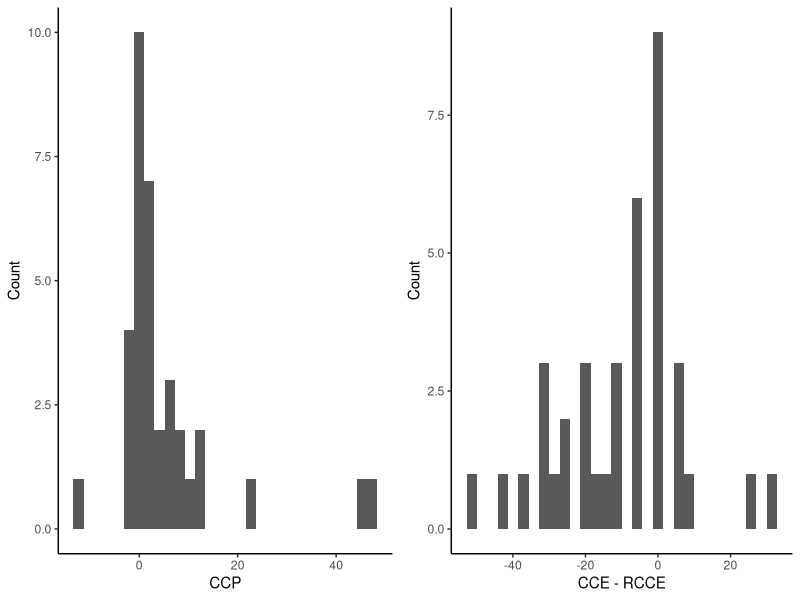
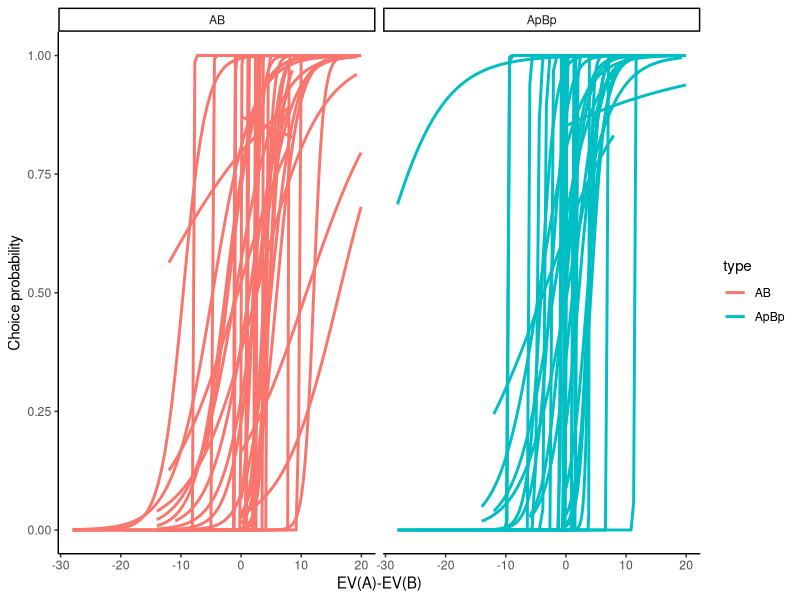
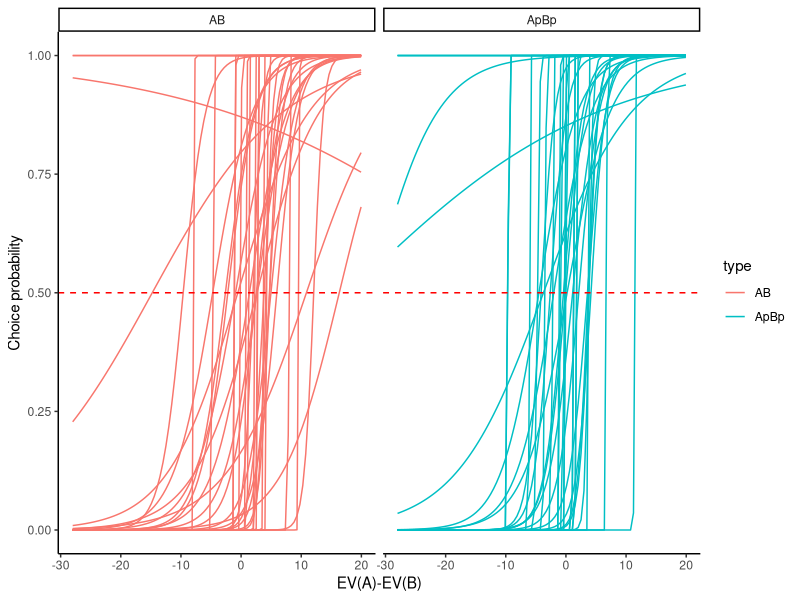
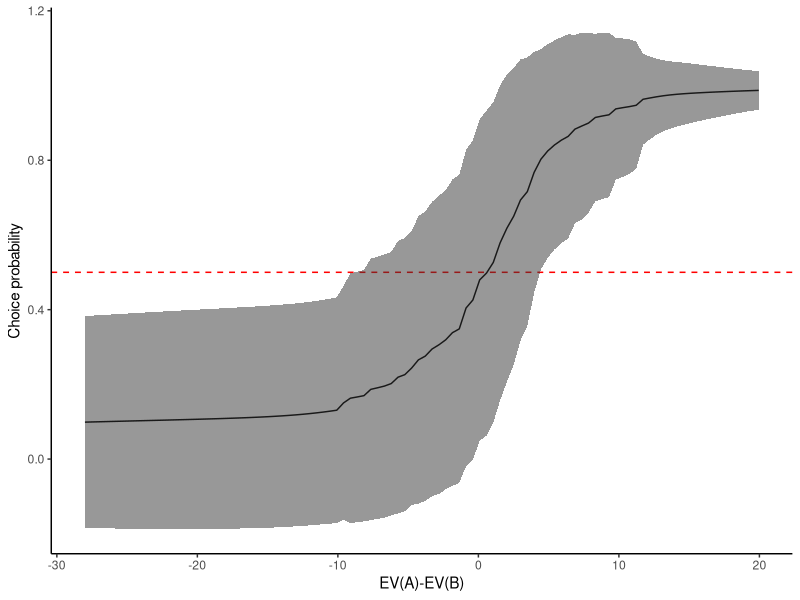
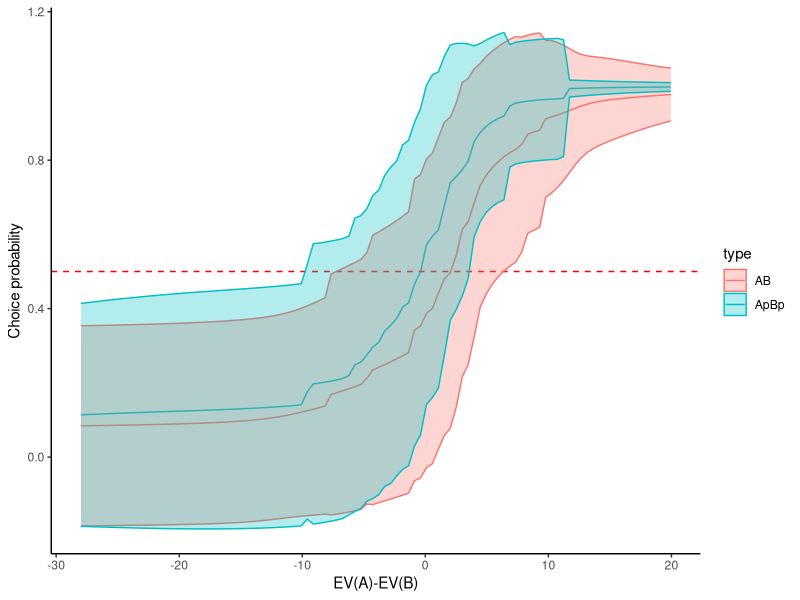
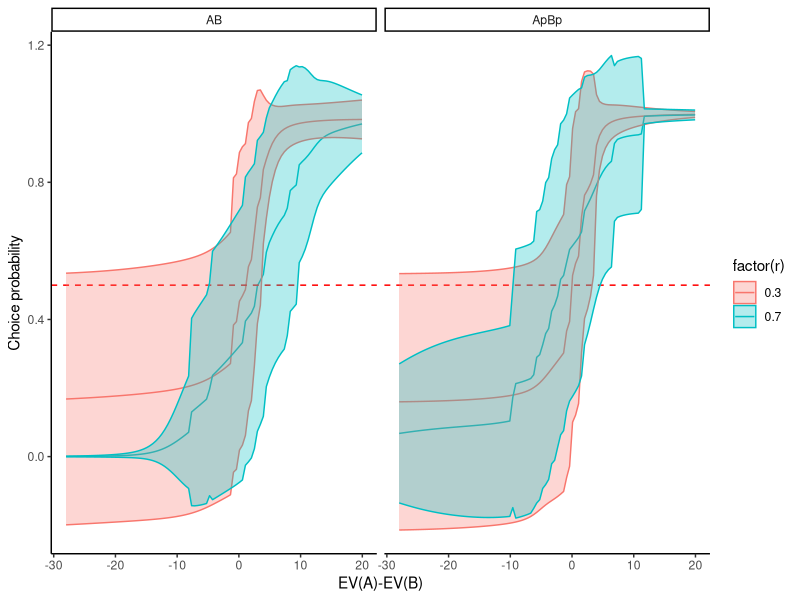

Here is the R script that generated these plots, in order:
library(stats)
library(ggplot2)
library(dplyr)
library(tidyr)
library(gridExtra)

### Fit a logit function to choices for each individual subject
logit_fit <- function(data){
  model_fit <- glm(data=data, choice_ab ~ vDiff_ab, family = "binomial")
  return(model_fit)
}

plot_logit_fit_individual <- function(data){
  fig <- ggplot(data, aes(x=vDiff_ab, y=choice_ab, group=subject, color=type)) + 
    #geom_point(aes(group=subject, color=type)) +
    stat_smooth(aes(group=subject), method="glm", se=FALSE,
                method.args = list(family=binomial)) + 
    xlab("EV(A)-EV(B)") +
    ylab("Choice probability") +
    theme_classic() + 
    facet_grid(cols=vars(type))
  ggsave("../outputs/figures/individual_choice_curves.jpg", plot=fig)
}

logit_fit_params <- function(data){
  colnames <- c("subject", "type", "p", "r", "intercept", "slope", "indifference_point")
  logit_params_df <- setNames(data.frame(matrix(ncol = length(colnames), nrow = 0)), colnames)
  for(subj in unique(data$subject)){
    for(block_type in unique(data$type)){
      subj_data <- data %>% filter(subject==subj, type==block_type)
      subj_model <- logit_fit(subj_data)
      tmp_df <- data.frame(subject=subj, type=block_type, 
                           p=subj_data$p[1],
                           r=subj_data$r[1],
                           intercept=coef(subj_model)[1],
                           slope=coef(subj_model)[2],
                           indifference_point=-coef(subj_model)[1]/coef(subj_model)[2])
      
      logit_params_df <- rbind(logit_params_df, tmp_df)
    }
  }
  return(logit_params_df)
}

logit_fit_estimates <- function(data){
  VDiff_values <- seq(min(data$vDiff_ab), max(data$vDiff_ab),len=100)
  colnames <- c("subject", "type", "p", "r", "vDiff_ab", "choice_prob")
  logit_estimates_df <- setNames(data.frame(matrix(ncol = length(colnames), nrow = 0)), colnames)
  for(subj in unique(data$subject)){
    for(block_type in unique(data$type)){
      subj_data <- data %>% filter(subject==subj, type==block_type)
      subj_model <- logit_fit(subj_data)
      tmp_df <- data.frame(vDiff_ab=VDiff_values)
      tmp_df$choice_prob <- predict(subj_model, tmp_df, type="response")  
      tmp_df$subject <- subj
      tmp_df$type <- block_type
      tmp_df$p <- subj_data$p[1]
      tmp_df$r <- subj_data$r[1]
      
      logit_estimates_df <- rbind(logit_estimates_df, tmp_df)
    }
  }
  return(logit_estimates_df)
}

plot_logit_fit_stats <- function(logit_fits_df, plot_type="individual"){
  if(plot_type=="individual"){
    fig <- ggplot(logit_fits_df, aes(x=vDiff_ab, y=choice_prob)) +
      geom_line(aes(color=type, group=subject)) + 
      geom_hline(yintercept=0.5, linetype="dashed", color = "red", size=0.5) + 
      #ylim(c(0,1)) +
      xlab("EV(A)-EV(B)") +
      ylab("Choice probability") +
      theme_classic() + 
      facet_grid(cols=vars(type))  
    ggsave("../outputs/figures/individual_choice_curves_fitted.jpg", plot=fig)
  }else if(plot_type=="stats_all"){
    logit_fit_stats_df <- logit_fits_df %>% 
      dplyr::group_by(vDiff_ab) %>% 
      dplyr::summarize(choice_prob_mean = mean(choice_prob),
                       choice_prob_sd = sd(choice_prob))
    
    fig <- ggplot(logit_fit_stats_df, aes(x=vDiff_ab, y=choice_prob_mean, 
                                   ymin=choice_prob_mean-choice_prob_sd,
                                   ymax=choice_prob_mean+choice_prob_sd)) +
      geom_line() + 
      geom_hline(yintercept=0.5, linetype="dashed", color = "red", size=0.5) + 
      geom_ribbon(alpha=0.5) +
      #ylim(c(0,1)) +
      xlab("EV(A)-EV(B)") +
      ylab("Choice probability") +
      theme_classic()
    ggsave("../outputs/figures/stats_all_choice_curves_fitted.jpg", plot=fig)
  }else if(plot_type=="stats_type"){
    logit_fit_stats_df <- logit_fits_df %>% 
      dplyr::group_by(vDiff_ab, type) %>% 
      dplyr::summarize(choice_prob_mean = mean(choice_prob),
                       choice_prob_sd = sd(choice_prob))
    
    fig <- ggplot(logit_fit_stats_df, aes(x=vDiff_ab, y=choice_prob_mean, 
                                   ymin=choice_prob_mean-choice_prob_sd,
                                   ymax=choice_prob_mean+choice_prob_sd)) +
      geom_line(aes(color=type)) + 
      geom_hline(yintercept=0.5, linetype="dashed", color = "red", size=0.5) + 
      geom_ribbon(aes(color=type, fill=type), alpha=0.3) +
      #ylim(c(0,1)) +
      xlab("EV(A)-EV(B)") +
      ylab("Choice probability") +
      theme_classic()
      #facet_grid(cols=vars(type))
    ggsave("../outputs/figures/stats_type_choice_curves_fitted.jpg", plot=fig)
  }else if(plot_type=="stats_type_r"){
    logit_fit_stats_df <- logit_fits_df %>% #filter(type=="ApBp") %>%
      dplyr::group_by(vDiff_ab, r, type) %>% 
      dplyr::summarize(choice_prob_mean = mean(choice_prob),
                       choice_prob_sd = sd(choice_prob))

    fig <- ggplot(logit_fit_stats_df, aes(x=vDiff_ab, y=choice_prob_mean, 
                                   ymin=choice_prob_mean-choice_prob_sd,
                                   ymax=choice_prob_mean+choice_prob_sd)) +
      geom_line(aes(color=factor(r))) + 
      geom_hline(yintercept=0.5, linetype="dashed", color = "red", size=0.5) + 
      geom_ribbon(aes(color=factor(r), fill=factor(r)), alpha=0.3) +
      #ylim(c(0,1)) +
      xlab("EV(A)-EV(B)") +
      ylab("Choice probability") +
      theme_classic() + 
      facet_grid(cols=vars(type))
    ggsave("../outputs/figures/stats_type_r_choice_curves_fitted.jpg", plot=fig)
  }
  
}

extract_CC_effects <- function(data){
  AB_data <- data %>% filter(type=="AB") %>% 
    dplyr::select(c(subject, p, r, choice_ab, H)) %>%
    rename(choice_AB=choice_ab)
  ApBp_data <- data %>% filter(type=="ApBp") %>% 
    dplyr::select(c(subject, p, r, choice_ab, H)) %>%
    rename(choice_ApBp=choice_ab)
  merged_df <- merge(x=AB_data, y=ApBp_data, by=c("subject", "p", "r", "H"))
  CCE_minus_RCCE <- c()
  for(idx in seq(1,nrow(merged_df))){
    if(merged_df$choice_AB[idx]==1){
      if(merged_df$choice_ApBp[idx]==0){
        CCE_minus_RCCE[idx] <- 1  
      }else{
        CCE_minus_RCCE[idx] <- 0 
      }
    }else{
      if(merged_df$choice_ApBp[idx]==0){
        CCE_minus_RCCE[idx] <- 0  
      }else{
        CCE_minus_RCCE[idx] <- -1 
      }
    }
  }
  merged_df$CCE_minus_RCCE <- CCE_minus_RCCE
  return(merged_df)
}

check_LR_bias <- function(data){
  choice_count_data <- data %>% 
    mutate(choice_LR = ifelse(choice_lr==1, 'L', 'R')) %>%
    group_by(subject, choice_LR) %>%
    summarize(count=n())
  
  fig <- ggplot(data=choice_count_data, aes(x=choice_LR, y=count)) + 
    geom_boxplot() +
    geom_point(color="grey", alpha=0.4) + 
    geom_line(aes(group=subject), color="grey", alpha=0.4) + 
    theme_classic()
  ggsave("../outputs/figures/LR_bias.jpg", plot=fig)
}

plot_CCE_CCP_dist <- function(data){
  plot_CCP <- ggplot(data %>% filter(CCP<100, CCP>-100), aes(x=CCP)) + 
    geom_histogram() + 
    xlab("CCP") +
    ylab("Count") +
    theme_classic()
  
  plot_CCE <- ggplot(data, aes(x=CCE_RCCE_percent)) + 
    geom_histogram() +
    xlab("CCE - RCCE") +
    ylab("Count") +
    theme_classic()
  
  fig <- grid.arrange(plot_CCP, plot_CCE, ncol=2)
  ggsave("../outputs/figures/CCP_CCE_histograms.jpg", plot=fig)
}


all.data <- read.csv("../../data/processed_data/pilotdata.csv")

plot_logit_fit_individual(all.data)

logit_estimates_df <- logit_fit_estimates(all.data)
plot_logit_fit_stats(logit_estimates_df, plot_type="individual")
plot_logit_fit_stats(logit_estimates_df, plot_type="stats_all")
plot_logit_fit_stats(logit_estimates_df, plot_type="stats_type")
plot_logit_fit_stats(logit_estimates_df, plot_type="stats_type_r")

## Look for CCE and CCP
logit_params_df <- logit_fit_params(all.data)
CCE_CCP_df <- logit_params_df %>% select(-c("intercept", "slope")) %>% 
  tidyr::spread(type, indifference_point) %>% rename(h_AB=AB, h_ApBp=ApBp) %>%
  mutate(CCP=h_AB-h_ApBp)

CCE_df <- extract_CC_effects(all.data)
tmp <- CCE_df %>% 
  dplyr::group_by(subject) %>%
  dplyr::summarize(n_trials=n(),
                   CCE_RCCE_total=sum(CCE_minus_RCCE),
                   CCE_RCCE_percent=sum(CCE_minus_RCCE)/n_trials*100)
CCE_CCP_df <- merge(CCE_CCP_df, tmp, by="subject")

plot_CCE_CCP_dist(CCE_CCP_df)







